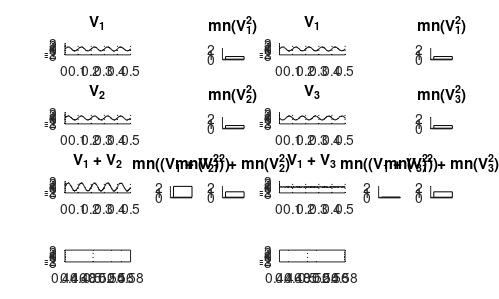

The MATLAB script that drew this image:


%% 
srate = 1000;
t = 1/srate:1/srate:.5;
sin_freq = 10;

% signal  = sinus + noise
signal1 = sin(sin_freq*2*pi*t)+1/10*randn(size(t));

% signal 2 is in phase
signal2 = sin(sin_freq*2*pi*t)+1/10*randn(size(t));

% signal 3 is 180 out of phase
signal3 = sin(pi+sin_freq*2*pi*t)+1/10*randn(size(t));

figure('Position',[0 0 500 300],'Color',[1 1 1])

bar_width = .3;

% signal 1 and 2
subplot(4,4,1), hold on
plot(t,signal1,'k')
title('V_1')
subplot(4,8,4)
bar(1,mean(signal1.^2),bar_width,'w')
title('mn(V_1^2)')

subplot(4,4,5), hold on
plot(t,signal2,'k')
title('V_2')
subplot(4,8,12)
bar(1,mean(signal2.^2),bar_width,'w')
title('mn(V_2^2)')

subplot(4,4,9), hold on
plot(t,signal1 + signal2,'k')
title('V_1 + V_2')
subplot(4,8,19)
bar(1,mean((signal1 + signal2).^2),bar_width,'w')
title('mn((V_1 + V_2)^2)')

subplot(4,8,20)
bar(1,mean(signal1.^2) + mean(signal2.^2),bar_width,'w')
title('mn(V_1^2) + mn(V_2^2)')

% signal 1 and 3
subplot(4,4,3), hold on
plot(t,signal1,'k')
title('V_1')
subplot(4,8,8)
bar(1,mean(signal1.^2),bar_width,'w')
title('mn(V_1^2)')

subplot(4,4,7), hold on
plot(t,signal3,'k')
title('V_3')
subplot(4,8,16)
bar(1,mean(signal3.^2),bar_width,'w')
title('mn(V_3^2)')

subplot(4,4,11), hold on
plot(t,signal1 + signal3,'k')
title('V_1 + V_3')
subplot(4,8,23)
bar(1,mean((signal1 + signal3).^2),bar_width,'w')
title('mn((V_1 + V_3)^2)')

subplot(4,8,24)
bar(1,mean(signal1.^2) + mean(signal3.^2),bar_width,'w')
title('mn(V_1^2) + mn(V_3^2)')

for k = [1:2:16]
    subplot(4,4,k)
    for m = 0:.1:.5
        plot([m m],[-3 3],'k:')
    end
    ylim([-3 3])
end


for k = [4 12 19 20 8 16 23 24]
    subplot(4,8,k)
    ylim([-0.1 2.1])
    set(gca,'XTick',[],'YTick',[0 1 2])
    box off
end

set(gcf,'PaperPositionMode','auto')
% print('-dpng','-r300',['./figures/ns_ConceptMethodsFig01'])
% print('-depsc','-r300',['./figures/ns_ConceptMethodsFig01'])
disp(['power(X1)= ' num2str(mean(signal1.^2))])
disp(['power(X2)= ' num2str(mean(signal2.^2))])
disp(['power(X3)= ' num2str(mean(signal3.^2))])

disp(['power(X1)+power(X2))= ' num2str(mean(signal1.^2) + mean(signal2.^2))])
disp(['power(X1)+power(X3))= ' num2str(mean(signal1.^2) + mean(signal3.^2))])
disp(['power(X1+X2)= ' num2str(mean((signal1 + signal2).^2))])
disp(['power(X1+X3)= ' num2str(mean((signal1 + signal3).^2))])

